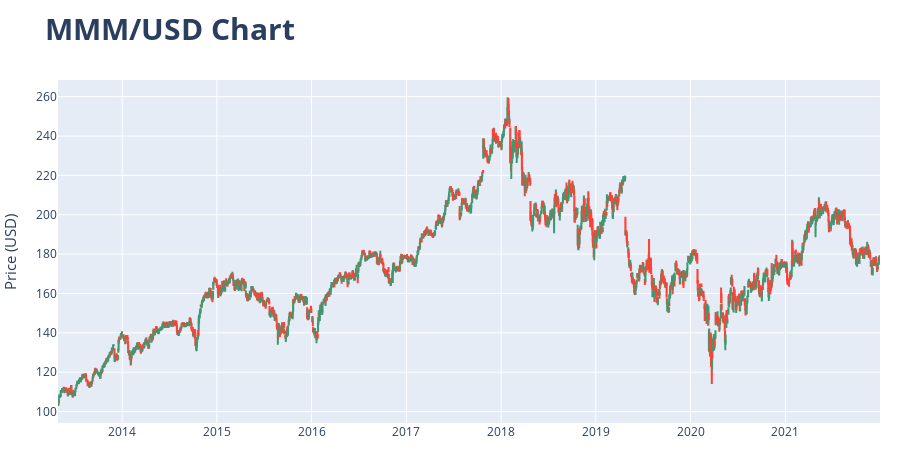

Source (notebook cell):
### Markdown cell above
### Candlestick chart

A [candlestick chart](https://en.wikipedia.org/wiki/Candlestick_chart) is a style of financial chart used to describe price movements of a security, derivative, or currency. The thick body shows the variation between the opening and closing price for a period, while the shadows show the minimum and maximum values reached during that period.

<center><img src="https://en.wikipedia.org/wiki/Candlestick_chart#/media/File:Candlestick_chart_scheme_03-en.svg" style='width: 300px; padding-bottom: 5px' align='center'></center>

<center><font size='2.5'> <i>Scheme of the 2 kinds of basic candlestick chart. Source: <a href="https://en.wikipedia.org/wiki/Candlestick_chart#/media/File:Candlestick_chart_scheme_03-en.svg">Wikipedia</a>.</i></font></center>

### Code cell
# Interactive candlestick chart with Plotly
# ==============================================================================
candlestick = go.Candlestick(
                  x     = data.index,
                  open  = data.open,
                  close = data.close,
                  low   = data.low,
                  high  = data.high,
              ) 

fig = go.Figure(data=[candlestick])

fig.update_layout(
    width       = 900,
    height      = 450,
    title       = dict(text='<b>MMM/USD Chart</b>', font=dict(size=30)),
    yaxis_title = dict(text='Price (USD)', font=dict(size=15)),
    margin      = dict(l=10, r=20, t=80, b=20),
    xaxis_rangeslider_visible = False,
)

fig.show()

### Figure 1 — Plotly figure (JSON) as saved in the notebook; plotly's stock layout.template omitted (floating-point values rounded to 4 significant figures; data arrays with more than 128 entries replaced by an {"elided": "..."} marker saying what was removed)
{"data": [{"close": {"elided": "2187 float values"}, "high": {"elided": "2187 float values"}, "low": {"elided": "2187 float values"}, "open": {"elided": "2187 float values"}, "type": "candlestick", "x": {"elided": "2187 str values"}}], "layout": {"height": 450, "margin": {"b": 20, "l": 10, "r": 20, "t": 80}, "title": {"font": {"size": 30}, "text": "<b>MMM/USD Chart</b>"}, "width": 900, "xaxis": {"rangeslider": {"visible": false}}, "yaxis": {"title": {"font": {"size": 15}, "text": "Price (USD)"}}}}
